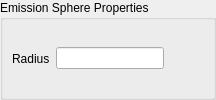
<?xml version="1.0" encoding="UTF-8"?>
<ui version="4.0">
 <class>EmissionPanelSphere</class>
 <widget class="QWidget" name="EmissionPanelSphere">
  <layout class="QVBoxLayout" name="rootLayout">
   <property name="leftMargin"><number>0</number></property>
   <property name="topMargin"><number>0</number></property>
   <property name="rightMargin"><number>0</number></property>
   <property name="bottomMargin"><number>0</number></property>
   <item>
    <widget class="QGroupBox" name="EmissionProperties">
     <property name="title">
      <string>Emission Sphere Properties</string>
     </property>
     <layout class="QHBoxLayout" name="boxLayout">
      <item>
       <widget class="QLabel" name="labelRadius"><property name="text"><string>Radius</string></property></widget>
      </item>
      <item>
       <widget class="QLineEdit" name="SphereRadius"/>
      </item>
      <item>
       <spacer name="spacer"><property name="orientation"><enum>Qt::Horizontal</enum></property><property name="sizeHint" stdset="0"><size><width>40</width><height>20</height></size></property></spacer>
      </item>
     </layout>
    </widget>
   </item>
  </layout>
 </widget>
 <resources/>
 <connections/>
</ui>
